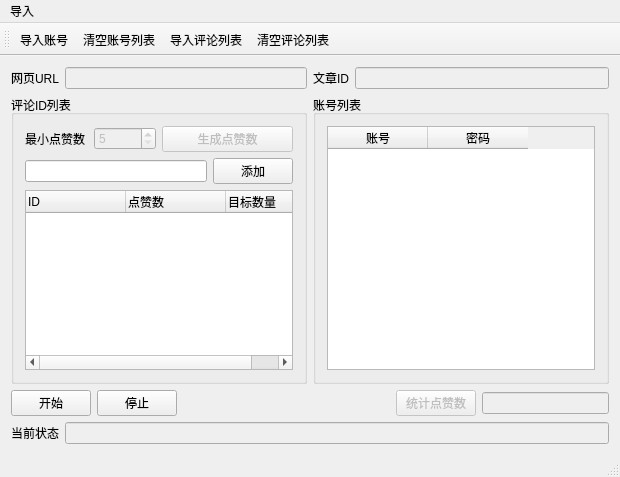
<?xml version="1.0" encoding="UTF-8"?>
<ui version="4.0">
 <class>autobots_toutiaoClass</class>
 <widget class="QMainWindow" name="autobots_toutiaoClass">
  <property name="geometry">
   <rect>
    <x>0</x>
    <y>0</y>
    <width>620</width>
    <height>477</height>
   </rect>
  </property>
  <property name="windowTitle">
   <string>头条问答点赞</string>
  </property>
  <widget class="QWidget" name="centralWidget">
   <layout class="QGridLayout" name="gridLayout_3">
    <item row="0" column="0">
     <layout class="QHBoxLayout" name="horizontalLayout_4">
      <item>
       <layout class="QHBoxLayout" name="horizontalLayout_3">
        <item>
         <widget class="QLabel" name="label_3">
          <property name="text">
           <string>网页URL</string>
          </property>
         </widget>
        </item>
        <item>
         <widget class="QLineEdit" name="lineEdit_url">
          <property name="enabled">
           <bool>false</bool>
          </property>
         </widget>
        </item>
       </layout>
      </item>
      <item>
       <layout class="QHBoxLayout" name="horizontalLayout_2">
        <item>
         <widget class="QLabel" name="label_2">
          <property name="text">
           <string>文章ID</string>
          </property>
         </widget>
        </item>
        <item>
         <widget class="QLineEdit" name="lineEdit_page_id">
          <property name="enabled">
           <bool>false</bool>
          </property>
         </widget>
        </item>
       </layout>
      </item>
     </layout>
    </item>
    <item row="1" column="0">
     <layout class="QHBoxLayout" name="horizontalLayout_6">
      <item>
       <widget class="QGroupBox" name="groupBox">
        <property name="sizePolicy">
         <sizepolicy hsizetype="Preferred" vsizetype="Preferred">
          <horstretch>5</horstretch>
          <verstretch>0</verstretch>
         </sizepolicy>
        </property>
        <property name="title">
         <string>评论ID列表</string>
        </property>
        <layout class="QGridLayout" name="gridLayout">
         <item row="0" column="0">
          <layout class="QHBoxLayout" name="horizontalLayout_8">
           <item>
            <widget class="QLabel" name="label">
             <property name="text">
              <string>最小点赞数</string>
             </property>
            </widget>
           </item>
           <item>
            <widget class="QSpinBox" name="spinBox_min_count">
             <property name="enabled">
              <bool>false</bool>
             </property>
             <property name="minimum">
              <number>5</number>
             </property>
             <property name="maximum">
              <number>3000</number>
             </property>
             <property name="singleStep">
              <number>10</number>
             </property>
            </widget>
           </item>
          </layout>
         </item>
         <item row="1" column="0" colspan="2">
          <layout class="QHBoxLayout" name="horizontalLayout_7">
           <item>
            <widget class="QLineEdit" name="lineEdit_comment_id"/>
           </item>
           <item>
            <widget class="QPushButton" name="pushButton_add_comment_id">
             <property name="text">
              <string>添加</string>
             </property>
            </widget>
           </item>
          </layout>
         </item>
         <item row="2" column="0" colspan="2">
          <widget class="QTreeWidget" name="treeWidget_comment_id">
           <property name="sizePolicy">
            <sizepolicy hsizetype="Expanding" vsizetype="Expanding">
             <horstretch>2</horstretch>
             <verstretch>0</verstretch>
            </sizepolicy>
           </property>
           <column>
            <property name="text">
             <string>ID</string>
            </property>
           </column>
           <column>
            <property name="text">
             <string>点赞数</string>
            </property>
           </column>
           <column>
            <property name="text">
             <string>目标数量</string>
            </property>
           </column>
          </widget>
         </item>
         <item row="0" column="1">
          <widget class="QPushButton" name="pushButton_compute_num">
           <property name="enabled">
            <bool>false</bool>
           </property>
           <property name="text">
            <string>生成点赞数</string>
           </property>
          </widget>
         </item>
        </layout>
       </widget>
      </item>
      <item>
       <widget class="QGroupBox" name="groupBox_2">
        <property name="sizePolicy">
         <sizepolicy hsizetype="Preferred" vsizetype="Preferred">
          <horstretch>5</horstretch>
          <verstretch>0</verstretch>
         </sizepolicy>
        </property>
        <property name="title">
         <string>账号列表</string>
        </property>
        <layout class="QGridLayout" name="gridLayout_2">
         <item row="0" column="0">
          <widget class="QTableWidget" name="tableWidget_account_id">
           <column>
            <property name="text">
             <string>账号</string>
            </property>
           </column>
           <column>
            <property name="text">
             <string>密码</string>
            </property>
           </column>
          </widget>
         </item>
        </layout>
       </widget>
      </item>
     </layout>
    </item>
    <item row="2" column="0">
     <layout class="QHBoxLayout" name="horizontalLayout_10">
      <item>
       <layout class="QHBoxLayout" name="horizontalLayout_5">
        <item>
         <widget class="QPushButton" name="pushButton_start">
          <property name="text">
           <string>开始</string>
          </property>
         </widget>
        </item>
        <item>
         <widget class="QPushButton" name="pushButton_pause">
          <property name="text">
           <string>停止</string>
          </property>
         </widget>
        </item>
       </layout>
      </item>
      <item>
       <spacer name="horizontalSpacer">
        <property name="orientation">
         <enum>Qt::Horizontal</enum>
        </property>
        <property name="sizeHint" stdset="0">
         <size>
          <width>40</width>
          <height>20</height>
         </size>
        </property>
       </spacer>
      </item>
      <item>
       <layout class="QHBoxLayout" name="horizontalLayout_9">
        <item>
         <widget class="QPushButton" name="pushButton_count">
          <property name="enabled">
           <bool>false</bool>
          </property>
          <property name="text">
           <string>统计点赞数</string>
          </property>
         </widget>
        </item>
        <item>
         <widget class="QLineEdit" name="lineEdit_countall">
          <property name="enabled">
           <bool>false</bool>
          </property>
         </widget>
        </item>
       </layout>
      </item>
     </layout>
    </item>
    <item row="3" column="0">
     <layout class="QHBoxLayout" name="horizontalLayout">
      <item>
       <widget class="QLabel" name="label_1">
        <property name="text">
         <string>当前状态</string>
        </property>
       </widget>
      </item>
      <item>
       <widget class="QLineEdit" name="lineEdit_msg">
        <property name="enabled">
         <bool>false</bool>
        </property>
       </widget>
      </item>
     </layout>
    </item>
   </layout>
  </widget>
  <widget class="QMenuBar" name="menuBar">
   <property name="geometry">
    <rect>
     <x>0</x>
     <y>0</y>
     <width>620</width>
     <height>23</height>
    </rect>
   </property>
   <widget class="QMenu" name="menu">
    <property name="title">
     <string>导入</string>
    </property>
    <addaction name="action_from_txt"/>
    <addaction name="action_import_commentid"/>
   </widget>
   <addaction name="menu"/>
  </widget>
  <widget class="QToolBar" name="mainToolBar">
   <attribute name="toolBarArea">
    <enum>TopToolBarArea</enum>
   </attribute>
   <attribute name="toolBarBreak">
    <bool>false</bool>
   </attribute>
   <addaction name="action_from_txt"/>
   <addaction name="action_clear_accounts"/>
   <addaction name="action_import_commentid"/>
   <addaction name="action_clear_comments"/>
  </widget>
  <widget class="QStatusBar" name="statusBar"/>
  <action name="action_from_txt">
   <property name="text">
    <string>导入账号</string>
   </property>
   <property name="toolTip">
    <string>txt文本</string>
   </property>
  </action>
  <action name="action_import_commentid">
   <property name="text">
    <string>导入评论列表</string>
   </property>
  </action>
  <action name="action_clear_comments">
   <property name="text">
    <string>清空评论列表</string>
   </property>
  </action>
  <action name="action_clear_accounts">
   <property name="text">
    <string>清空账号列表</string>
   </property>
  </action>
 </widget>
 <layoutdefault spacing="6" margin="11"/>
 <resources>
  <include location="autobots_toutiao.qrc"/>
 </resources>
 <connections/>
</ui>
